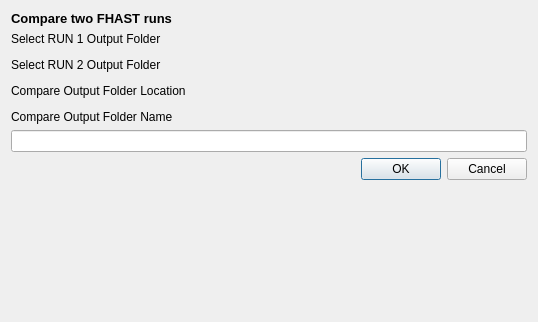
<?xml version="1.0" encoding="UTF-8"?>
<ui version="4.0">
 <class>RunFHASTSimulationDialogBase</class>
 <widget class="QDialog" name="RunFHASTSimulationDialogBase">
  <property name="geometry">
   <rect>
    <x>0</x>
    <y>0</y>
    <width>538</width>
    <height>322</height>
   </rect>
  </property>
  <property name="windowTitle">
   <string>FHAST Simulation Runner</string>
  </property>
  <layout class="QFormLayout" name="formLayout">
   <item row="0" column="0">
    <widget class="QLabel" name="label_2">
     <property name="font">
      <font>
       <pointsize>10</pointsize>
       <weight>75</weight>
       <bold>true</bold>
      </font>
     </property>
     <property name="text">
      <string>Compare two FHAST runs</string>
     </property>
    </widget>
   </item>
   <item row="1" column="0">
    <widget class="QLabel" name="label">
     <property name="toolTip">
      <string>Select the folder in which to create the output folder.</string>
     </property>
     <property name="text">
      <string>Select RUN 1 Output Folder</string>
     </property>
    </widget>
   </item>
   <item row="3" column="0">
    <widget class="QLabel" name="label_3">
     <property name="toolTip">
      <string>Select the folder in which to create the output folder.</string>
     </property>
     <property name="text">
      <string>Select RUN 2 Output Folder</string>
     </property>
    </widget>
   </item>
   <item row="5" column="0">
    <widget class="QLabel" name="label_4">
     <property name="toolTip">
      <string>Select the folder in which to create the output folder.</string>
     </property>
     <property name="text">
      <string>Compare Output Folder Location</string>
     </property>
    </widget>
   </item>
   <item row="7" column="0">
    <widget class="QLabel" name="label_5">
     <property name="toolTip">
      <string>Select the folder in which to create the output folder.</string>
     </property>
     <property name="text">
      <string>Compare Output Folder Name</string>
     </property>
    </widget>
   </item>
   <item row="9" column="1">
    <widget class="QDialogButtonBox" name="button_box">
     <property name="toolTip">
      <string/>
     </property>
     <property name="toolTipDuration">
      <number>-1</number>
     </property>
     <property name="orientation">
      <enum>Qt::Horizontal</enum>
     </property>
     <property name="standardButtons">
      <set>QDialogButtonBox::Cancel|QDialogButtonBox::Ok</set>
     </property>
     <property name="centerButtons">
      <bool>false</bool>
     </property>
    </widget>
   </item>
   <item row="8" column="0" colspan="2">
    <widget class="QLineEdit" name="folder_name"/>
   </item>
   <item row="6" column="0" colspan="2">
    <widget class="QgsFileWidget" name="compare_folder">
     <property name="cursor">
      <cursorShape>ArrowCursor</cursorShape>
     </property>
     <property name="storageMode">
      <enum>QgsFileWidget::GetDirectory</enum>
     </property>
    </widget>
   </item>
   <item row="4" column="0" colspan="2">
    <widget class="QgsFileWidget" name="output_folder_2">
     <property name="cursor">
      <cursorShape>ArrowCursor</cursorShape>
     </property>
     <property name="storageMode">
      <enum>QgsFileWidget::GetDirectory</enum>
     </property>
    </widget>
   </item>
   <item row="2" column="0" colspan="2">
    <widget class="QgsFileWidget" name="output_folder_1">
     <property name="cursor">
      <cursorShape>ArrowCursor</cursorShape>
     </property>
     <property name="storageMode">
      <enum>QgsFileWidget::GetDirectory</enum>
     </property>
    </widget>
   </item>
  </layout>
 </widget>
 <customwidgets>
  <customwidget>
   <class>QgsFileWidget</class>
   <extends>QWidget</extends>
   <header>qgsfilewidget.h</header>
  </customwidget>
 </customwidgets>
 <resources/>
 <connections>
  <connection>
   <sender>button_box</sender>
   <signal>accepted()</signal>
   <receiver>RunFHASTSimulationDialogBase</receiver>
   <slot>accept()</slot>
   <hints>
    <hint type="sourcelabel">
     <x>20</x>
     <y>20</y>
    </hint>
    <hint type="destinationlabel">
     <x>20</x>
     <y>20</y>
    </hint>
   </hints>
  </connection>
  <connection>
   <sender>button_box</sender>
   <signal>rejected()</signal>
   <receiver>RunFHASTSimulationDialogBase</receiver>
   <slot>reject()</slot>
   <hints>
    <hint type="sourcelabel">
     <x>20</x>
     <y>20</y>
    </hint>
    <hint type="destinationlabel">
     <x>20</x>
     <y>20</y>
    </hint>
   </hints>
  </connection>
 </connections>
</ui>
